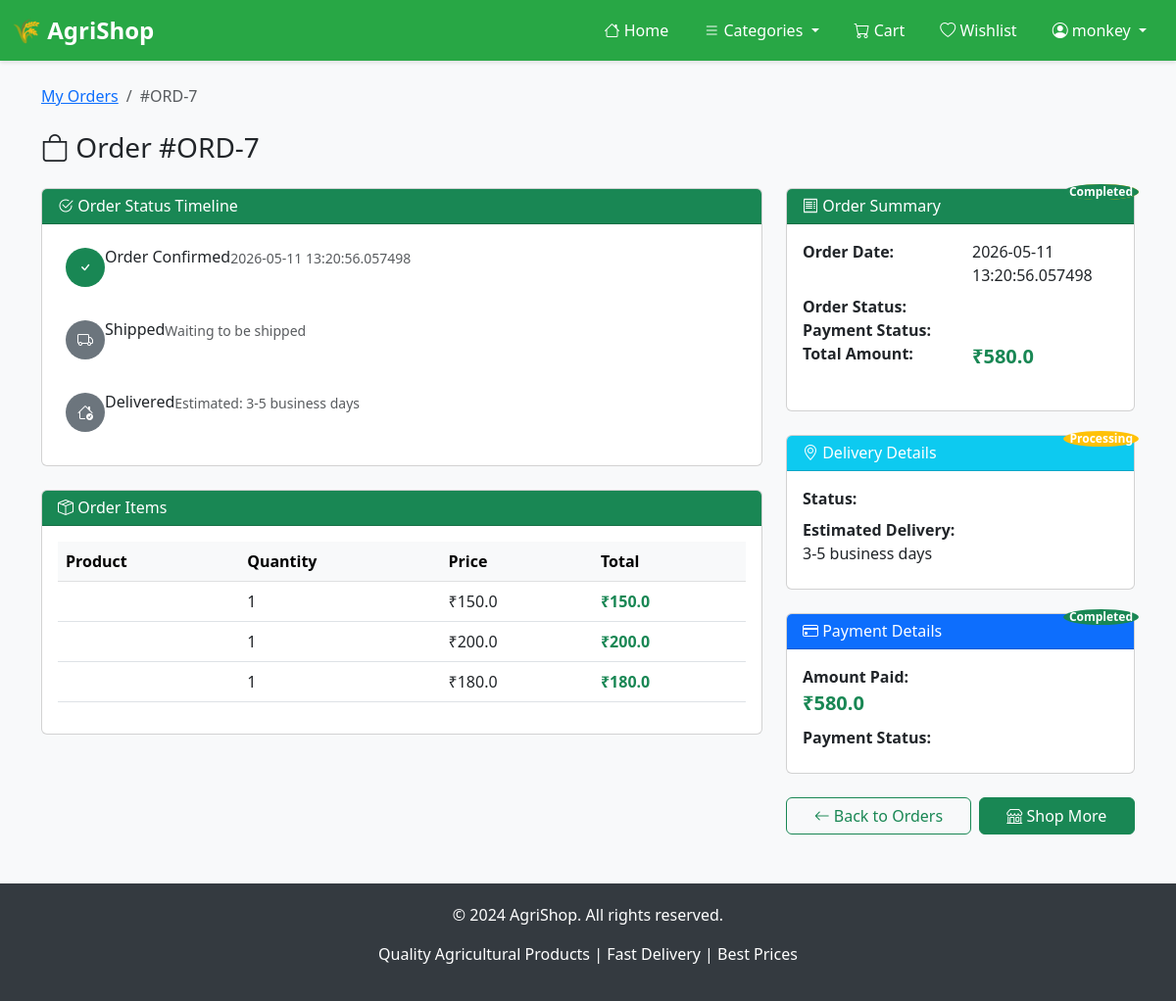
/order/7 (signed in), run on the app's committed database.
### tables this page shows
CREATE TABLE orders (
        id INTEGER PRIMARY KEY AUTOINCREMENT,
        user_id INTEGER,
        total_amount REAL,
        order_date TIMESTAMP,
        status TEXT,
        payment_status TEXT,
        payment_id TEXT,
        FOREIGN KEY (user_id) REFERENCES users (id)
    );

CREATE TABLE delivery (
        id INTEGER PRIMARY KEY AUTOINCREMENT,
        order_id INTEGER,
        status TEXT,
        estimated_date TEXT,
        delivery_date TEXT,
        notes TEXT,
        updated_at TIMESTAMP,
        FOREIGN KEY (order_id) REFERENCES orders (id)
    );

CREATE TABLE order_items (
        id INTEGER PRIMARY KEY AUTOINCREMENT,
        order_id INTEGER,
        product_id INTEGER,
        quantity INTEGER,
        price REAL,
        FOREIGN KEY (order_id) REFERENCES orders (id),
        FOREIGN KEY (product_id) REFERENCES products (id)
    );

### app.py (the view)
@app.route('/order/<int:order_id>')
def order_details(order_id):
    if "user" not in session:
        return redirect(url_for("login"))
    conn = sqlite3.connect("database.db")
    cursor = conn.cursor()
    cursor.execute("SELECT * FROM orders WHERE id=?", (order_id,))
    order = cursor.fetchone()
    cursor.execute("""
        SELECT oi.*, p.name, p.image FROM order_items oi
        JOIN products p ON oi.product_id = p.id
        WHERE oi.order_id=?
    """, (order_id,))
    order_items = cursor.fetchall()
    cursor.execute("SELECT * FROM delivery WHERE order_id=?", (order_id,))
    delivery = cursor.fetchone()
    conn.close()
    return render_template("order_details.html", order=order, order_items=order_items, delivery=delivery)

### templates/order_details.html (shortened to what this page needs)
{% extends "base.html" %}
{% block content %}
<nav aria-label="breadcrumb" class="mb-4">
    <ol class="breadcrumb">
        <li class="breadcrumb-item"><a href="/my-orders">My Orders</a></li>
        <li class="breadcrumb-item active">#ORD-{{ order[0] }}</li>
    </ol>
</nav>
<h3 class="mb-4"><i class="bi bi-bag"></i> Order #ORD-{{ order[0] }}</h3>
<div class="row">
    <div class="col-md-8 mb-4">
        <div class="card mb-4">
            <div class="card-header bg-success text-white">
                <h6 class="mb-0"><i class="bi bi-check2-circle"></i> Order Status Timeline</h6>
            </div>
            <div class="card-body p-4">
                <div class="timeline">
                    <div class="timeline-item mb-4">
                        <div class="timeline-marker {% if order[4] in ['Confirmed', 'Shipped', 'Delivered'] %}bg-success{% else %}bg-secondary{% endif %}" style="width: 40px; height: 40px; border-radius: 50%; display: flex; align-items: center; justify-content: center; color: white; margin-bottom: 10px;">
                            <i class="bi bi-check"></i>
                        </div>
                        <h6>Order Confirmed</h6>
                        <p class="text-muted small mb-0">{{ order[3] }}</p>
                    </div>
                    <div class="timeline-item mb-4">
                        <div class="timeline-marker {% if order[4] in ['Shipped', 'Delivered'] %}bg-success{% else %}bg-secondary{% endif %}" style="width: 40px; height: 40px; border-radius: 50%; display: flex; align-items: center; justify-content: center; color: white; margin-bottom: 10px;">
                            <i class="bi bi-truck"></i>
                        </div>
                        <h6>Shipped</h6>
                        <p class="text-muted small mb-0">
                            {% if order[4] in ['Shipped', 'Delivered'] %}
                                In transit to your location
                            {% else %}
                                Waiting to be shipped
                            {% endif %}
                        </p>
                    </div>
                    <div class="timeline-item">
                        <div class="timeline-marker {% if order[4] == 'Delivered' %}bg-success{% else %}bg-secondary{% endif %}" style="width: 40px; height: 40px; border-radius: 50%; display: flex; align-items: center; justify-content: center; color: white; margin-bottom: 10px;">
                            <i class="bi bi-house-check"></i>
                        </div>
                        <h6>Delivered</h6>
                        <p class="text-muted small mb-0">
                            {% if order[4] == 'Delivered' %}
                                Delivered on {{ delivery[4] }}
                            {% else %}
                                Estimated: {{ delivery[3] }}
                            {% endif %}
                        </p>
                    </div>
                </div>
            </div>
        </div>
        <div class="card mb-4">
            <div class="card-header bg-success text-white">
                <h6 class="mb-0"><i class="bi bi-box-seam"></i> Order Items</h6>
            </div>
            <div class="card-body">
                <table class="table table-hover">
                    <thead class="table-light">
                        <tr>
                            <th>Product</th>
                            <th>Quantity</th>
                            <th>Price</th>
                            <th>Total</th>
                        </tr>
                    </thead>
                    <tbody>
                        {% for item in order_items %}
                            <tr>
                                <td>
                                </td>
                                <td>{{ item[3] }}</td>
                                <td>₹{{ item[4] }}</td>
                                <td class="fw-bold text-success">₹{{ item[3] * item[4] }}</td>
                            </tr>
                        {% endfor %}
                    </tbody>
                </table>
            </div>
        </div>
    </div>
    <div class="col-md-4">
        <div class="card mb-4">
            <div class="card-header bg-success text-white">
                <h6 class="mb-0"><i class="bi bi-receipt"></i> Order Summary</h6>
            </div>
            <div class="card-body">
                <dl class="row">
                    <dt class="col-sm-6">Order Date:</dt>
                    <dd class="col-sm-6">{{ order[3] }}</dd>
                    <dt class="col-sm-6">Order Status:</dt>
                    <dd class="col-sm-6">
                        <span class="badge {% if order[4] == 'Delivered' %}bg-success{% elif order[4] == 'Shipped' %}bg-info{% else %}bg-warning{% endif %}">
                        </span>
                    </dd>
                    <dt class="col-sm-6">Payment Status:</dt>
                    <dd class="col-sm-6">
                        <span class="badge bg-success">{{ order[5] }}</span>
                    </dd>
                    <dt class="col-sm-6">Total Amount:</dt>
                    <dd class="col-sm-6 text-success fw-bold fs-5">₹{{ order[2] }}</dd>
                </dl>
            </div>
        </div>
        <div class="card mb-4">
            <div class="card-header bg-info text-white">
                <h6 class="mb-0"><i class="bi bi-geo-alt"></i> Delivery Details</h6>
            </div>
            <div class="card-body">
                <p class="mb-2">
                    <strong>Status:</strong><br>
                    <span class="badge bg-warning">{{ delivery[2] }}</span>
                </p>
                <p class="mb-2">
                    <strong>Estimated Delivery:</strong><br>
                    <span>{{ delivery[3] }}</span>
                </p>
            </div>
        </div>
        <div class="card">
            <div class="card-header bg-primary text-white">
                <h6 class="mb-0"><i class="bi bi-credit-card"></i> Payment Details</h6>
            </div>
            <div class="card-body">
                <p class="mb-2">
                    <strong>Amount Paid:</strong><br>
                    <span class="text-success fw-bold fs-5">₹{{ order[2] }}</span>
                </p>
                <p class="mb-2">
                    <strong>Payment Status:</strong><br>
                    <span class="badge bg-success">{{ order[5] }}</span>
                </p>
            </div>
        </div>
        <div class="mt-4 d-flex gap-2">
            <a href="/my-orders" class="btn btn-outline-success flex-grow-1">
                <i class="bi bi-arrow-left"></i> Back to Orders
            </a>
            <a href="/" class="btn btn-success flex-grow-1">
                <i class="bi bi-shop"></i> Shop More
            </a>
        </div>
    </div>
</div>
{% endblock %}

### templates/base.html (style rules this page uses)
body { background-color: #f8f9fa; }
.badge { position: absolute; top: -5px; right: -5px; background-color: #dc3545; color: white; border-radius: 50%; padding: 2px 6px; font-size: 12px; }

### templates/order_details.html (style rules this page uses)
.timeline-item { display: flex; align-items: flex-start; position: relative; }

### data on the page
orders: id "7", order_date "2026-05-11 13:20:56.057498", payment_status "Completed", total_amount "580.0"
delivery: estimated_date "3-5 business days", status "Processing"
order_items: quantity "1", price "150.0", item[3]*item[4] "150.0"
order_items: quantity "1", price "200.0", item[3]*item[4] "200.0"
order_items: quantity "1", price "180.0", item[3]*item[4] "180.0"

### other printed values
{{ session.get('user') }} "monkey"
